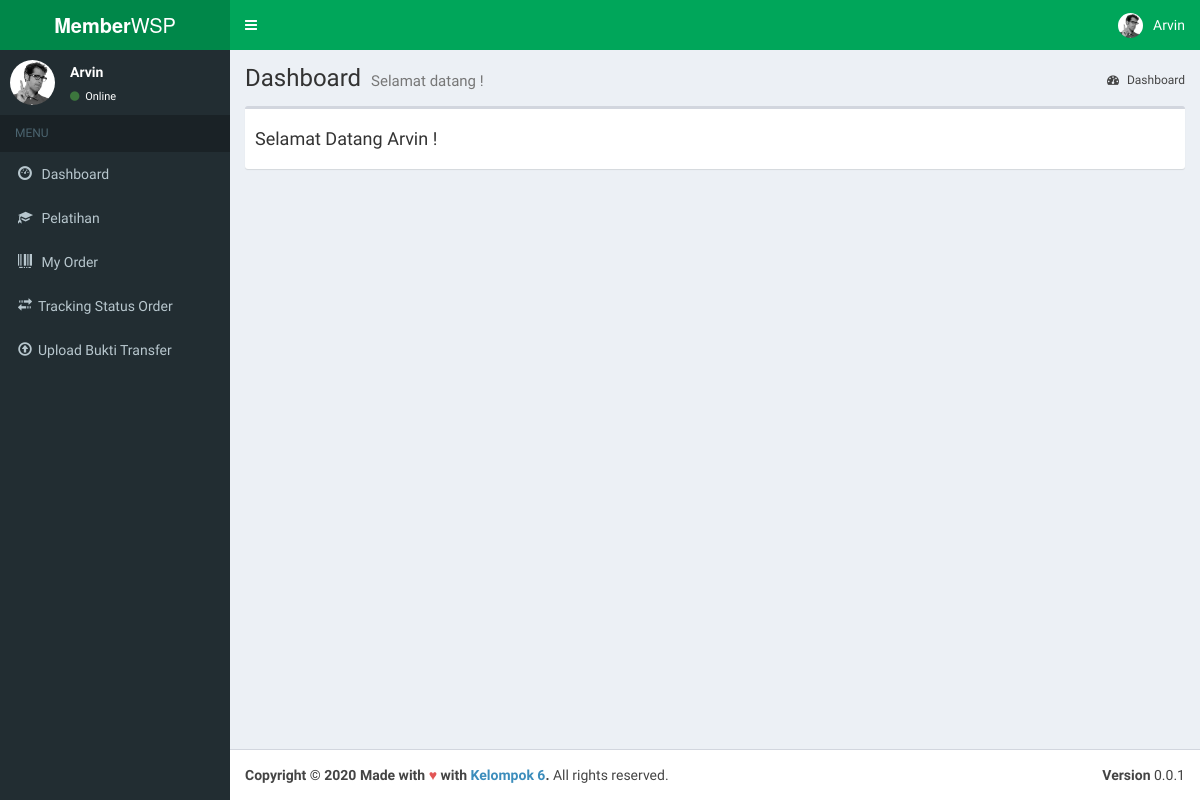
The page /index.php?page=users-edit&id=5 (signed in) on the database as committed earlier.
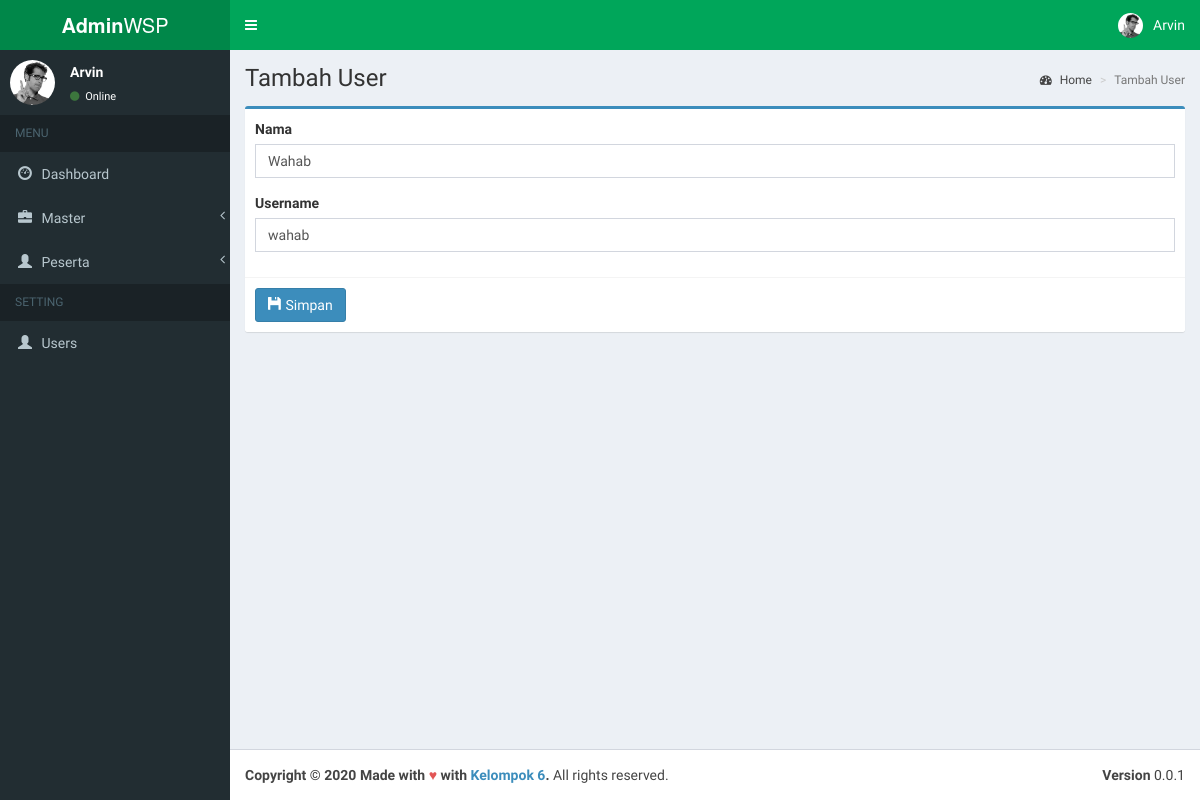
The same page on the database as committed later.
### tables this page shows
CREATE TABLE `users` (
  `id` int(11) NOT NULL,
  `name` varchar(255) NOT NULL,
  `username` varchar(255) NOT NULL,
  `password` varchar(255) NOT NULL,
  `is_admin` tinyint(1) NOT NULL,
  `is_active` tinyint(1) NOT NULL
);

### pages/users/edit.php (the view, shortened to what the changed rows need)
<?php
include_once("conf/connection.php");
$data = [];
if (isset($_GET['id'])) {
    $id = $_GET['id'];
    $sql =
        "SELECT * FROM users WHERE id = '$id'";
    if (isset($db)) {
        $query = mysqli_query($db, $sql);
        $data = mysqli_fetch_array($query);
    }
}
?>
<div class="content-wrapper">
    <section class="content-header">
        <h1>
            Tambah User
        </h1>
        <ol class="breadcrumb">
            <li><a href="index.php"><i class="fa fa-dashboard"></i> Home</a></li>
            <li class="active">Tambah User</li>
        </ol>
    </section>
    <section class="content">
        <div class="row">
            <div class="col-md-12">
                <div class="box box-primary">
                    <form role="form" method="post" action="pages/users/store.php">
                        <div class="box-body">
                            <div class="form-group">
                                <label>Nama</label>
                                <input type="text" name="name" class="form-control" placeholder="Nama"
                                       value="<?= $data['name'] ?>" required>
                            </div>
                            <div class="form-group">
                                <label>Username</label>
                                <input type="text" name="username" class="form-control" placeholder="User Name"
                                       value="<?= $data['username'] ?>" required>
                            </div>
                        </div>
                        <div class="box-footer">
                            <button type="submit" name="users" class="btn btn-primary" title="Simpan Data"><i
                                        class="glyphicon glyphicon-floppy-disk"></i> Simpan
                            </button>
                        </div>
                    </form>
                </div>
            </div>
        </div>
    </section>
</div>

### index.php (shortened to what the changed rows need)
<!DOCTYPE html>
<html>
<head>
    <link rel="stylesheet" href="bootstrap/css/bootstrap.min.css">
    <link rel="stylesheet" href="https://cdnjs.cloudflare.com/ajax/libs/font-awesome/4.5.0/css/font-awesome.min.css">
    <link rel="stylesheet" href="https://cdnjs.cloudflare.com/ajax/libs/ionicons/2.0.1/css/ionicons.min.css">
    <link rel="stylesheet" href="plugins/jvectormap/jquery-jvectormap-1.2.2.css">
    <link rel="stylesheet" href="dist/css/AdminLTE.min.css">
    <link rel="stylesheet" href="dist/css/skins/_all-skins.min.css">
    <link rel="stylesheet" href="plugins/datatables/dataTables.bootstrap.css">
    <link rel="stylesheet" href="https://cdnjs.cloudflare.com/ajax/libs/toastr.js/latest/css/toastr.min.css">
</head>
<body class="hold-transition skin-green sidebar-mini">
<div class="wrapper">
    <header class="main-header">
        <a href="index.php" class="logo">
            <?php if($_SESSION["user"]["is_admin"] == 1) { ?>
                <span class="logo-lg"><b>Admin</b>WSP</span>
            <?php } else { ?>
                <span class="logo-lg"><b>Member</b>WSP</span>
            <?php } ?>
        </a>
    </header>
    <aside class="main-sidebar">
        <?php if($_SESSION["user"]["is_admin"] == 1) { ?>
            <section class="sidebar">
                <div class="user-panel">
                    <div class="pull-left image">
                        <img src="dist/img/user2-160x160.jpg" class="img-circle" alt="User Image">
                    </div>
                    <div class="pull-left info">
                        <p><?= $_SESSION['user']['name'] ?></p>
                        <a href="#"><i class="fa fa-circle text-success"></i> Online</a>
                    </div>
                </div>
                <ul class="sidebar-menu">
                    <li class="header">MENU</li>
                    <li class="treeview">
                    <li <?php if (!isset($_GET['page']) == 1) echo "class='active'"; ?>><a href="index.php"><i
                                    class="glyphicon glyphicon-dashboard"></i> <span>Dashboard</span></a></li>
                    </li>
                    <li class="treeview <?php if(strpos($_GET['page'], 'master') !== false) echo "active";?>">
                        <a href="#">
                            <i class="glyphicon glyphicon-briefcase"></i> <span>Master</span>
                            <span class="pull-right-container"><i class="fa fa-angle-left pull-right"></i></span>
                        </a>
                    </li>
                    <li class="treeview <?php if(strpos($_GET['page'], 'peserta') !== false) echo "active";?>">
                        <a href="#">
                            <i class="glyphicon glyphicon-user"></i> <span>Peserta</span>
                            <span class="pull-right-container"> <i class="fa fa-angle-left pull-right"></i></span>
                        </a>
                            </li>
                        </ul>
                    <li class="header">SETTING</li>
                    <li class="treeview">
                    <li  <?php if(isset($_GET['page']) && $_GET['page'] == "users") echo "class='active'";?>><a href="index.php?page=users"><i class="glyphicon glyphicon-user"></i> <span>Users</span></a></li>
                    </li>
            </section>
        <?php } else { ?>
            <section class="sidebar">
                <div class="user-panel">
                    <div class="pull-left image">
                        <img src="dist/img/user2-160x160.jpg" class="img-circle" alt="User Image">
                    </div>
                    <div class="pull-left info">
                        <p><?= $_SESSION['user']['name'] ?></p>
                        <a href="#"><i class="fa fa-circle text-success"></i> Online</a>
                    </div>
                </div>
                <ul class="sidebar-menu">
                    <li class="header">MENU</li>
                    <li class="treeview">
                    <li <?php if (!isset($_GET['page']) == 1) echo "class='active'"; ?>><a href="index.php">
                            <i class="glyphicon glyphicon-dashboard"></i> <span>Dashboard</span></a></li>
                    </li>
                    <li <?php if(isset($_GET['page']) && $_GET['page'] == "pelatihan") echo "class='active'";?>><a href="index.php?page=pelatihan">
                            <i class="glyphicon glyphicon-education"></i> <span>Pelatihan</span></a></li>
                    <li <?php if(isset($_GET['page']) && $_GET['page'] == "orders") echo "class='active'";?>><a href="index.php?page=orders">
                            <i class="glyphicon glyphicon-barcode"></i> <span>My Order</span></a></li>
                    <li><a target="_blank" href="pages/tracking.php"><i class="glyphicon glyphicon-transfer"></i><span>Tracking Status Order</span></a></li>
                    <li><a target="_blank" href="pages/confirmation.php"><i class="glyphicon glyphicon-upload"></i><span>Upload Bukti Transfer</span></a></li>
                </ul>
            </section>
        <?php } ?>
    </aside>
    <?php include "conf/route.php"; ?>
</div>
</body>
</html>

### pages/beranda.php (shortened to what the changed rows need)
<div class="content-wrapper">
    <section class="content-header">
        <h1>
            Dashboard
            <small>Selamat datang !</small>
        </h1>
        <ol class="breadcrumb">
            <li class="active"><a href="#"><i class="fa fa-dashboard"></i> Dashboard</a></li>
        </ol>
    </section>
    <section class="content">
        <div class="box box-default">
            <div class="box-body">
                <h4> Selamat Datang <?= $_SESSION['user']['name'] ?> !</h4>
            </div>
        </div>
    </section>
</div>

Rows that differ between the two databases and show on the page:
now on this page (row edited): users: name "Wahab", username "wahab"
Other text that changed with them:
$_SESSION['user']['name']: (not shown) → "Arvin"
$_SESSION['user']['name']: "Arvin" → (not shown)
text no longer shown: "Member Pelatihan My Order Tracking Status Order Upload Bukti Transfer Selamat datang ! Selamat Datang !"
text now shown: "Admin Master Peserta SETTING Users Tambah User Home Tambah User Nama Username Simpan"
